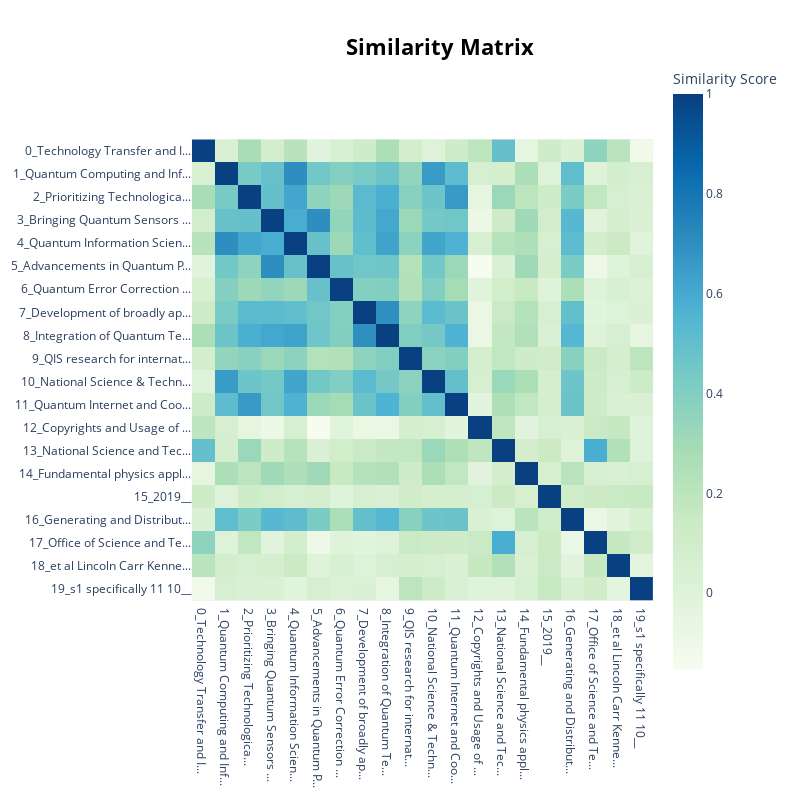

Source (notebook cell):
### Code cell
topic_model.visualize_heatmap()

### Figure 1 — Plotly figure (JSON) as saved in the notebook; plotly's stock layout.template omitted (floating-point values rounded to 4 significant figures; data arrays with more than 128 entries replaced by an {"elided": "..."} marker saying what was removed)
{"data": [{"coloraxis": "coloraxis", "hovertemplate": "x: %{x}<br>y: %{y}<br>Similarity Score: %{z}<extra></extra>", "name": "0", "type": "heatmap", "x": ["0_Technology Transfer and I...", "1_Quantum Computing and Inf...", "2_Prioritizing Technologica...", "3_Bringing Quantum Sensors ...", "4_Quantum Information Scien...", "5_Advancements in Quantum P...", "6_Quantum Error Correction ...", "7_Development of broadly ap...", "8_Integration of Quantum Te...", "9_QIS research for internat...", "10_National Science & Techn...", "11_Quantum Internet and Coo...", "12_Copyrights and Usage of ...", "13_National Science and Tec...", "14_Fundamental physics appl...", "15_2019__", "16_Generating and Distribut...", "17_Office of Science and Te...", "18_et al Lincoln Carr Kenne...", "19_s1 specifically 11 10__"], "xaxis": "x", "y": ["0_Technology Transfer and I...", "1_Quantum Computing and Inf...", "2_Prioritizing Technologica...", "3_Bringing Quantum Sensors ...", "4_Quantum Information Scien...", "5_Advancements in Quantum P...", "6_Quantum Error Correction ...", "7_Development of broadly ap...", "8_Integration of Quantum Te...", "9_QIS research for internat...", "10_National Science & Techn...", "11_Quantum Internet and Coo...", "12_Copyrights and Usage of ...", "13_National Science and Tec...", "14_Fundamental physics appl...", "15_2019__", "16_Generating and Distribut...", "17_Office of Science and Te...", "18_et al Lincoln Carr Kenne...", "19_s1 specifically 11 10__"], "yaxis": "y", "z": {"elided": "20x20 float values"}}], "layout": {"coloraxis": {"colorbar": {"title": {"text": "Similarity Score"}}, "colorscale": [[0, "rgb(247,252,240)"], [0.125, "rgb(224,243,219)"], [0.25, "rgb(204,235,197)"], [0.375, "rgb(168,221,181)"], [0.5, "rgb(123,204,196)"], [0.625, "rgb(78,179,211)"], [0.75, "rgb(43,140,190)"], [0.875, "rgb(8,104,172)"], [1, "rgb(8,64,129)"]]}, "height": 800, "hoverlabel": {"bgcolor": "white", "font": {"family": "Rockwell", "size": 16}}, "legend": {"title": {"text": "Trend"}}, "margin": {"t": 60}, "showlegend": true, "title": {"font": {"color": "Black", "size": 22}, "text": "<b>Similarity Matrix</b>", "x": 0.55, "xanchor": "center", "y": 0.95, "yanchor": "top"}, "width": 800, "xaxis": {"anchor": "y", "constrain": "domain", "domain": [0, 1], "scaleanchor": "y"}, "yaxis": {"anchor": "x", "autorange": "reversed", "constrain": "domain", "domain": [0, 1]}}}
